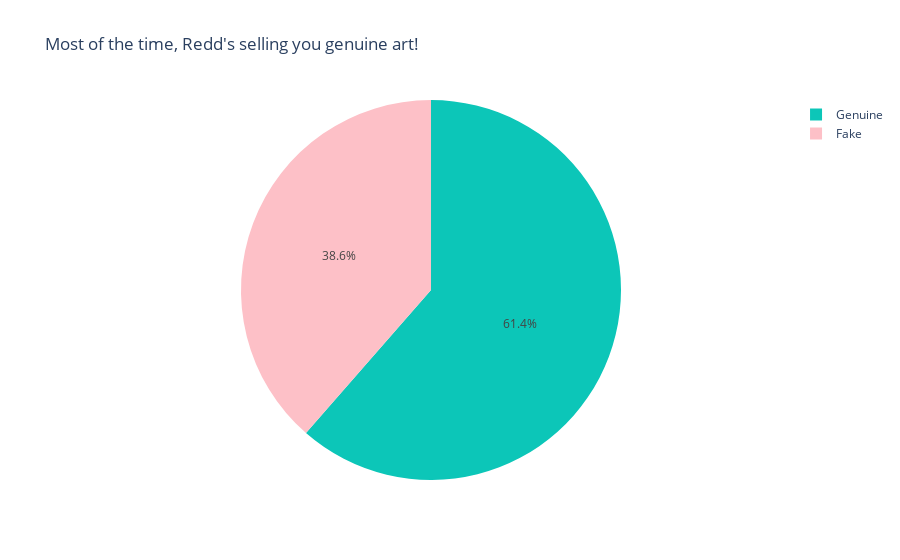

The notebook cell saved with this chart:
### Markdown cell above
<h3>Are Redd's Treasures Real or Fake?</h3>

### Code cell
art_df = rarity_df[rarity_df['Item Type'].str.lower()== 'art'] #filter data to only include art
genuine_count = art_df['Genuine'].value_counts().reset_index()
genuine_count.columns = ['Genuine', 'Count']
custom_labels = {
    'Yes': 'Genuine', #if yes, set to genuine
    'No': 'Fake' #if no, set to fake
}
genuine_count['Genuine'] = genuine_count['Genuine'].map(custom_labels) #Replace the labels in the column as defined above
fig = px.pie(
    genuine_count,
    names='Genuine',
    values='Count',
    title="Most of the time, Redd's selling you genuine art!",
    color_discrete_sequence=['#0cc6b8', '#fdc0c7']
)
fig.show()

### Figure 1 — Plotly figure (JSON) as saved in the notebook; plotly's stock layout.template omitted (floating-point values rounded to 4 significant figures)
{"data": [{"domain": {"x": [0, 1], "y": [0, 1]}, "hovertemplate": "Genuine=%{label}<br>Count=%{value}<extra></extra>", "labels": ["Genuine", "Fake"], "legendgroup": "", "name": "", "showlegend": true, "type": "pie", "values": [43, 27]}], "layout": {"legend": {"tracegroupgap": 0}, "piecolorway": ["#0cc6b8", "#fdc0c7"], "title": {"text": "Most of the time, Redd's selling you genuine art!"}}}
